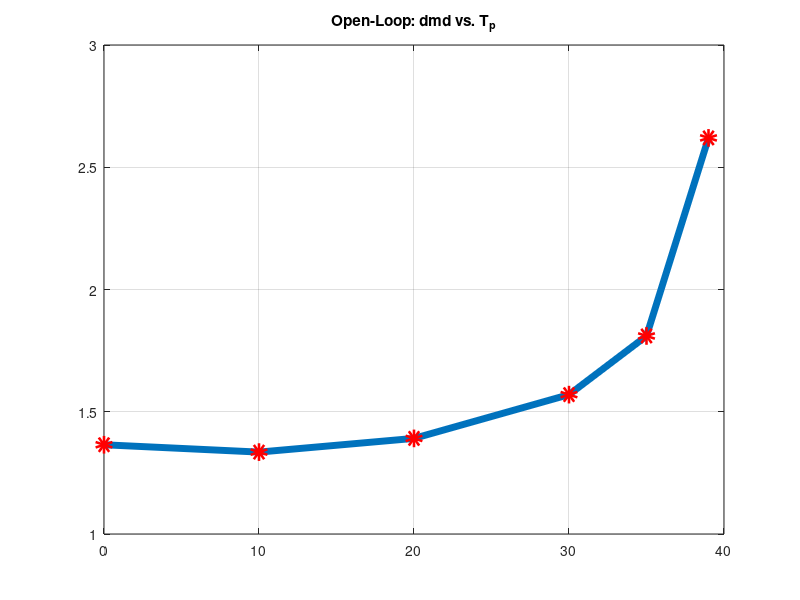

Write the MATLAB code that produced this figure. (Note: this script raises an error after producing the figure.)
clc;

Ts=0.01;

% dmd=0
Tp1 = 1.365;
omega1 = (2*pi*Ts)/(Tp1);
angle1 = rad2deg(omega1);
b1 = -[(tand(angle1)/Ts)^2]


% dmd=10
Tp2 = 1.335;
omega2 = (2*pi*Ts)/(Tp2);
angle2 = rad2deg(omega2);
b2 = -[(tand(angle2)/Ts)^2]

% dmd=20
Tp3 = 1.391;
omega3 = (2*pi*Ts)/(Tp3);
angle3 = rad2deg(omega3);
b3 = -[(tand(angle3)/Ts)^2]

% dmd=30
Tp4 = 1.570;
omega4 = (2*pi*Ts)/(Tp4);
angle4 = rad2deg(omega4);
b4 = -[(tand(angle4)/Ts)^2]
theta_s4 = -41.4;
g4 = b4/sind(theta_s4)
c4 = -g4*(cosd(theta_s4) + theta_s4*sind(theta_s4))


% dmd=35
Tp5 = 1.810;
omega5 = (2*pi*Ts)/(Tp5);
angle5 = rad2deg(omega5);
b5 = -[(tand(angle5)/Ts)^2]
theta_s5 = -28.95;
g5 = b5/sind(theta_s5)
c5 = -g5*(cosd(theta_s5) + theta_s5*sind(theta_s5))


%dmd=38
Tp7 = 2.240;
omega7 = (2*pi*Ts)/(Tp7);
angle7 = rad2deg(omega7);

b7 = -[(tand(angle7)/Ts)^2]
theta_s7 = -18.2;
g7 = (360/(2*pi))*(b7/sind(theta_s7))
c7 = -g7*(cosd(theta_s7) + (360/(2*pi))*theta_s7*sind(theta_s7))


% dmd=39
Tp6 = 2.620;
omega6 = (2*pi*Ts)/(Tp6);
angle6 = rad2deg(omega6);

b6 = -[(tand(angle6)/Ts)^2]
theta_s6 = -12.83;
g6 = (360/(2*pi))*(b6/sind(theta_s6))
c6 = -g6*(cosd(theta_s6) + ((360/2*pi))*theta_s6*sind(theta_s6))
%% Plots
figure(1)
DMD=[0 10 20 30 35 39];
TP=[Tp1 Tp2 Tp3 Tp4 Tp5 Tp6];
plot(DMD, TP, 'LineWidth', 5)
hold on
plot(DMD, TP, 'ro','LineWidth', 7)
grid
t=title("Open-Loop: dmd vs. T_p")
t.FontSize=15;
xlabel("Direct Motor Drive (dmd)")
ylabel("Period (T_p)")
l=legend('T_p','dmd','Location','NorthWest')
l.FontSize=13;
%%
figure(2)
